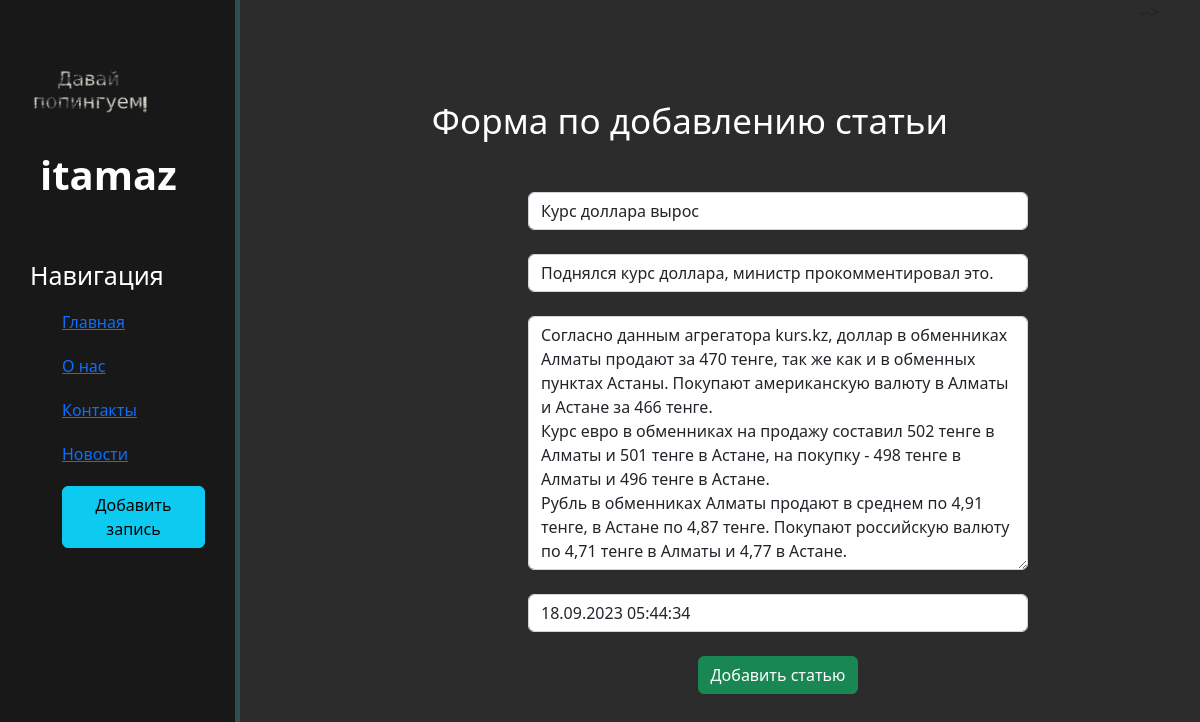
The app's page /news/2/update, older data.
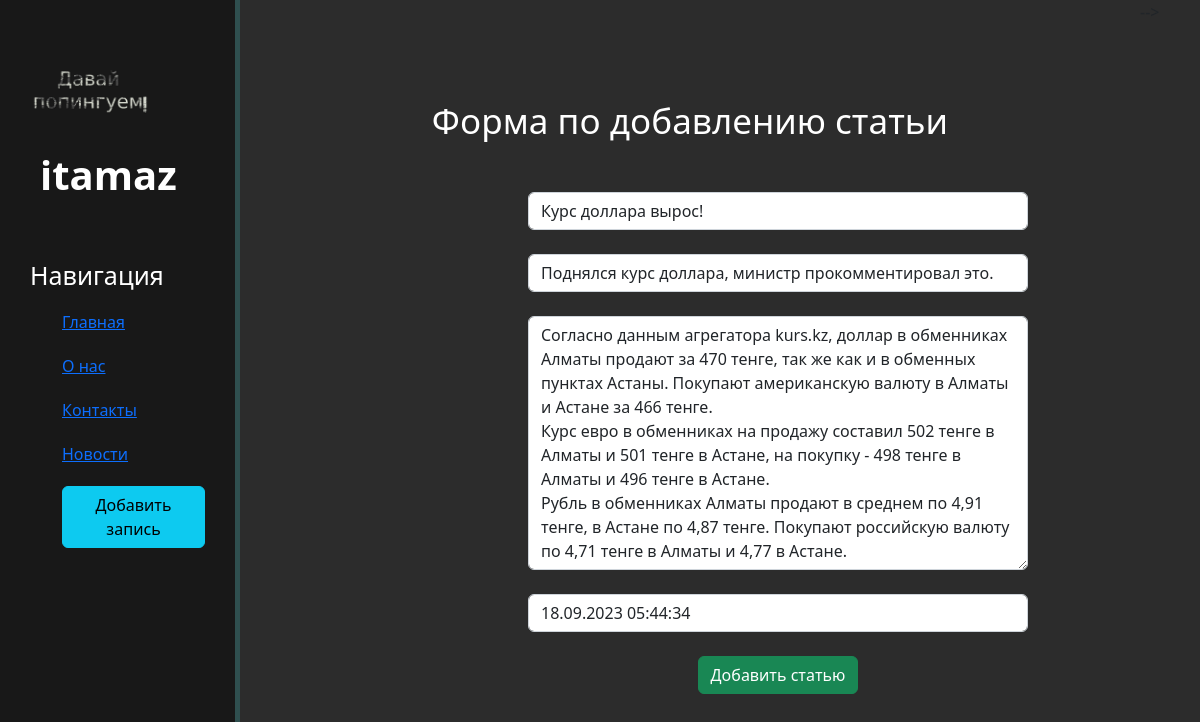
The same page, newer data.
### news/models.py (models this page shows, shortened)
class Articles(models.Model):
    title = models.CharField('Название', max_length=50)
    anons = models.CharField('Анонс', max_length=250)
    full_text = models.TextField('Статья')
    date = models.DateTimeField('Дата публикации')
    class Meta:
        verbose_name = 'Новость'
        verbose_name_plural = 'Новости'

### news/views.py (the view)
# urls.py: path('<int:pk>/update', views.NewsUpdateView.as_view(), name='news-update'),
class NewsUpdateView(UpdateView):
    model = Articles
    template_name = 'news/create.html'
    form_class = ArticlesForm

### news/forms.py
class ArticlesForm(ModelForm):
    class Meta:
        model = Articles
        fields = ['title', 'anons', 'full_text', 'date']
        widgets = {
            "title": TextInput(attrs={
                'class': 'form-control',
                'placeholder': 'Название статьи'
            }),
            "anons": TextInput(attrs={
                'class': 'form-control',
                'placeholder': 'Анонс статьи'
            }),
            "date": DateTimeInput(attrs={
                'class': 'form-control',
                'placeholder': 'Дата публикации'
            }),
            "full_text": Textarea(attrs={
                'class': 'form-control',
                'placeholder': 'Текст статьи'
            })
        }

### news/templates/news/create.html (shortened to what this page needs)
{% extends 'main/layout.html' %}
{% block content %}
    <div class="features">
        <h1> Форма по добавлению статьи </h1>
        <form method="post">
            {{ form.title }} <br>
            {{ form.anons }} <br>
            {{ form.full_text }} <br>
            {{ form.date }} <br>
            <button class="btn btn-success" type="submit"> Добавить статью </button>
        </form>
    </div>
{% endblock %}

Row changes from the older to the newer data that the page shows:
changed Articles "Поднялся курс доллара, министр прокомментировал это.": title "Курс доллара вырос" → "Курс доллара вырос!"
